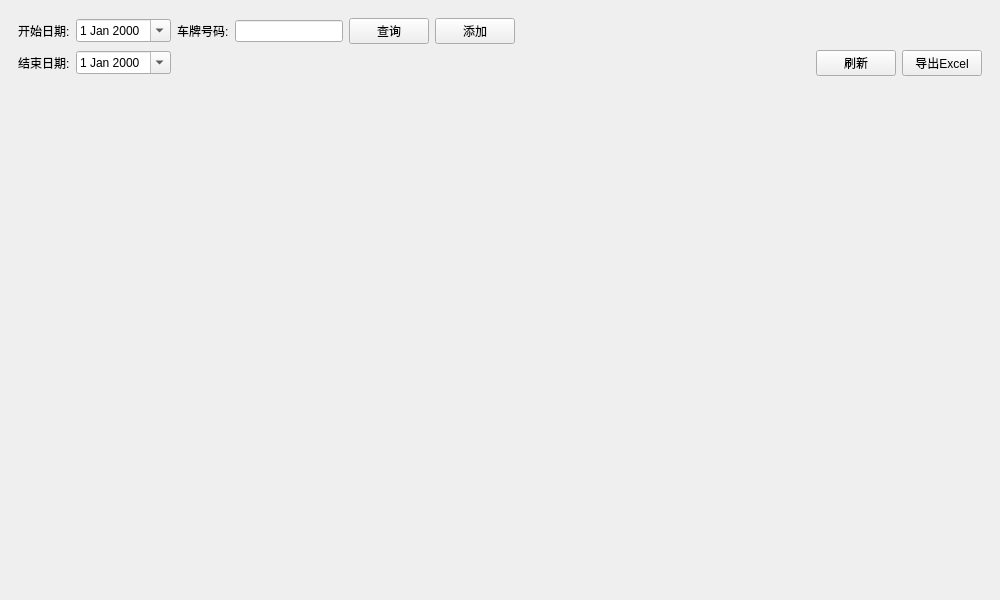
<?xml version="1.0" encoding="UTF-8"?>
<ui version="4.0">
 <class>FrmSellerTable</class>
 <widget class="QWidget" name="FrmSellerTable">
  <property name="geometry">
   <rect>
    <x>0</x>
    <y>0</y>
    <width>1000</width>
    <height>600</height>
   </rect>
  </property>
  <property name="windowTitle">
   <string>Form</string>
  </property>
  <layout class="QGridLayout" name="gridLayout_3">
   <property name="leftMargin">
    <number>0</number>
   </property>
   <property name="topMargin">
    <number>0</number>
   </property>
   <property name="rightMargin">
    <number>0</number>
   </property>
   <property name="bottomMargin">
    <number>0</number>
   </property>
   <item row="0" column="0">
    <widget class="QStackedWidget" name="stackedWidget">
     <property name="currentIndex">
      <number>0</number>
     </property>
     <widget class="QWidget" name="page">
      <layout class="QGridLayout" name="gridLayout_2" rowstretch="1,9">
       <item row="0" column="0">
        <widget class="QWidget" name="widget" native="true">
         <layout class="QGridLayout" name="gridLayout">
          <item row="0" column="3">
           <widget class="QLineEdit" name="editName">
            <property name="sizePolicy">
             <sizepolicy hsizetype="Minimum" vsizetype="Fixed">
              <horstretch>0</horstretch>
              <verstretch>0</verstretch>
             </sizepolicy>
            </property>
           </widget>
          </item>
          <item row="1" column="8">
           <widget class="QPushButton" name="btnExport">
            <property name="sizePolicy">
             <sizepolicy hsizetype="Minimum" vsizetype="Fixed">
              <horstretch>0</horstretch>
              <verstretch>0</verstretch>
             </sizepolicy>
            </property>
            <property name="toolTip">
             <string>导出Excel</string>
            </property>
            <property name="text">
             <string>导出Excel</string>
            </property>
            <property name="icon">
             <iconset resource="../../main.qrc">
              <normaloff>:/image/excel.png</normaloff>:/image/excel.png</iconset>
            </property>
           </widget>
          </item>
          <item row="0" column="0">
           <widget class="QLabel" name="label">
            <property name="text">
             <string>开始日期:</string>
            </property>
           </widget>
          </item>
          <item row="0" column="4">
           <widget class="QPushButton" name="btnQuery">
            <property name="text">
             <string>查询</string>
            </property>
           </widget>
          </item>
          <item row="0" column="5">
           <widget class="QPushButton" name="btnAdd">
            <property name="text">
             <string>添加</string>
            </property>
           </widget>
          </item>
          <item row="0" column="2">
           <widget class="QLabel" name="label_3">
            <property name="text">
             <string>车牌号码:</string>
            </property>
           </widget>
          </item>
          <item row="1" column="0">
           <widget class="QLabel" name="label_2">
            <property name="text">
             <string>结束日期:</string>
            </property>
           </widget>
          </item>
          <item row="0" column="6">
           <spacer name="horizontalSpacer_2">
            <property name="orientation">
             <enum>Qt::Horizontal</enum>
            </property>
            <property name="sizeHint" stdset="0">
             <size>
              <width>40</width>
              <height>20</height>
             </size>
            </property>
           </spacer>
          </item>
          <item row="1" column="7">
           <widget class="QPushButton" name="btnRefresh">
            <property name="toolTip">
             <string>刷新</string>
            </property>
            <property name="text">
             <string>刷新</string>
            </property>
            <property name="icon">
             <iconset resource="../../main.qrc">
              <normaloff>:/image/刷新.png</normaloff>:/image/刷新.png</iconset>
            </property>
           </widget>
          </item>
          <item row="0" column="1">
           <widget class="QDateEdit" name="dateStart">
            <property name="calendarPopup">
             <bool>true</bool>
            </property>
           </widget>
          </item>
          <item row="1" column="1">
           <widget class="QDateEdit" name="dateEnd">
            <property name="calendarPopup">
             <bool>true</bool>
            </property>
           </widget>
          </item>
         </layout>
        </widget>
       </item>
       <item row="1" column="0">
        <widget class="GbsTableWidget" name="tableWidget" native="true"/>
       </item>
      </layout>
     </widget>
     <widget class="QWidget" name="page_2">
      <layout class="QGridLayout" name="gridLayout_4"/>
     </widget>
    </widget>
   </item>
  </layout>
 </widget>
 <customwidgets>
  <customwidget>
   <class>GbsTableWidget</class>
   <extends>QWidget</extends>
   <header>gbstablewidget.h</header>
   <container>1</container>
  </customwidget>
 </customwidgets>
 <resources>
  <include location="../../main.qrc"/>
 </resources>
 <connections/>
</ui>
